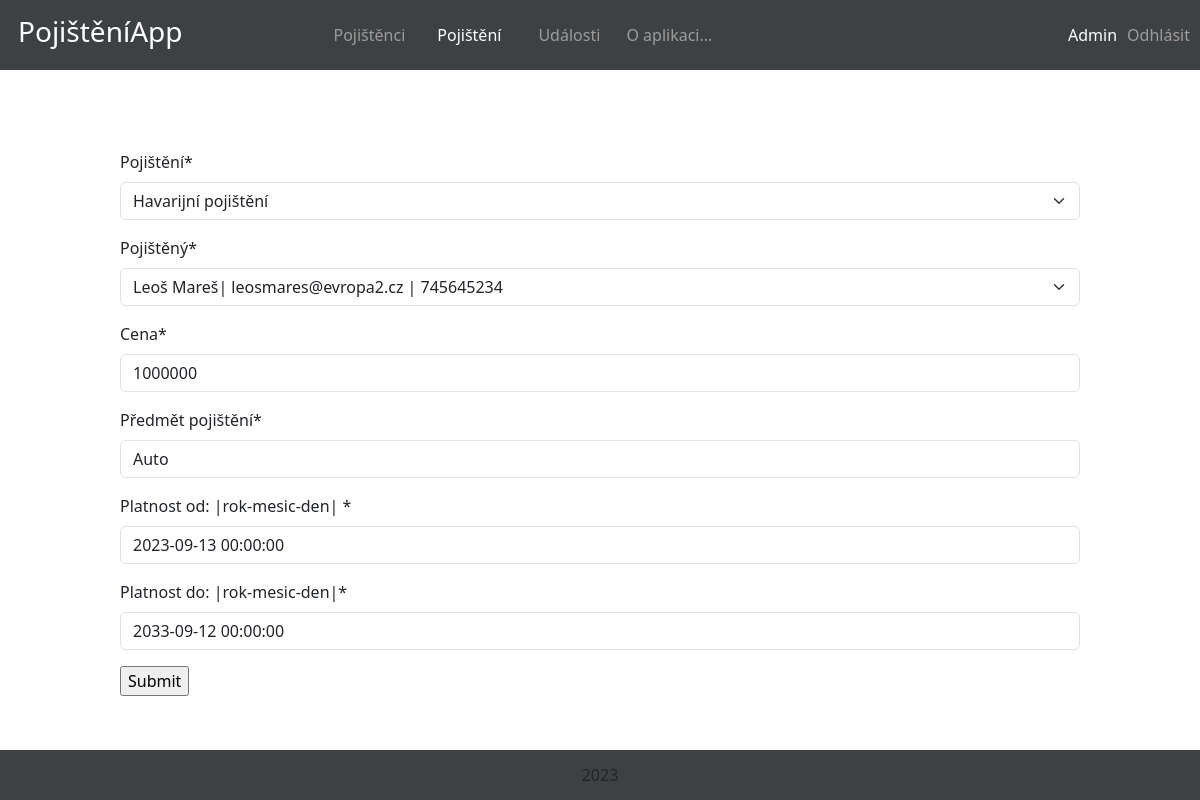
Page /pojisteni_app/24/edit_pp/ (signed in) on the committed database.
### pojisteni_app/models.py (models this page shows, shortened)
class PojisteniPojisteny(models.Model):
    pojisteni = models.ForeignKey(Pojisteni, on_delete=models.CASCADE)
    pojisteny = models.ForeignKey(Pojisteny, on_delete=models.CASCADE)
    cena = models.IntegerField(default=0)
    predmet_pojisteni = models.CharField(max_length=100)
    platnost_od = models.DateTimeField()
    platnost_do = models.DateTimeField()
    class Meta:
        verbose_name = "Pojištěný - Pojištění"
        verbose_name_plural = "Pojištěný - Pojištění"

### pojisteni_app/views.py (the view, shortened to what this page needs)
# urls.py: path("<int:pk>/edit_pp/", views.PojisteniPojistenyEdit.as_view(), name="edit_pp"),
class PojisteniPojistenyEdit(LoginRequiredMixin, generic.edit.CreateView):
    form_class = PojisteniPojistenyForm
    template_name = "pojisteni_app/pp_create.html"
    def get(self, request, pk):
        if not request.user.is_admin:
            messages.info(request, "Nemáte práva pro úpravu pojištěného.")
            return redirect("pojisteny_index")
        try:
            pojisteni_pojisteny = PojisteniPojisteny.objects.get(pk=pk)
        except:
            messages.error(request, "Toto pojištění neexistuje!")
            return redirect("pojisteny_index")
        form = self.form_class(instance=pojisteni_pojisteny)
        return render(request, self.template_name, {"form": form})

### pojisteni_app/forms.py
class PojisteniPojistenyForm(forms.ModelForm):
    class Meta:
        model = PojisteniPojisteny
        fields = ["pojisteni", "pojisteny", "cena", "predmet_pojisteni", "platnost_od", "platnost_do"]
        labels = {
            "pojisteni": "Pojištění",
            "pojisteny": "Pojištěný",
            "cena": "Cena",
            "predmet_pojisteni": "Předmět pojištění",
            "platnost_od": "Platnost od: |rok-mesic-den| ",
            "platnost_do": "Platnost do: |rok-mesic-den|",
        }

### pojisteni_app/models.py (called while the page is built)
    def __str__(self):
        return self.typ_pojisteni

    def __str__(self):
        return "{} {}| {} | {}".format(self.jmeno ,self.prijmeni, self.email, self.tel)

### pojisteni_app/templates/pojisteni_app/pp_create.html (shortened to what this page needs)
{% extends "base.html" %}
{% load crispy_forms_tags %}
{% block content %}
    <nav>
        <div class="menu">
            <div id="logo">
            <h3>PojištěníApp</h3>
            </div>
            <div class="flex_box">
                <div class="nav_item"><a href="{% url 'pojistenci_index' %}">Pojištěnci</a></div>
                <div class="nav_item"><a href="{% url 'pojisteni_index' %}" class="aktivni">Pojištění</a></div>
                <div class="nav_item"><a href="{% url 'udalosti' %}">Události</a></div>
                <div class="nav_item"><a href="{% url 'about' %}">O aplikaci...</a></div>
            </div>
            <div class="flex_box_two">
                {% if user.is_admin %}<div class="nav_item_two"> Admin </div>
                {% else %}
                <div class="nav_item_two"> {{ request.user.email }} </div>
                {% endif %}
                {% if user.is_authenticated %}<div class="nav_item_two"><a href="{% url 'logout' %}">Odhlásit</a></div>{% endif %}
            </div>
        </div>
    </nav>
    <div class="content">
<form method="POST">
    {{ form|crispy }}
    <input type="submit">
</form>
{% endblock %}

### pojisteni_app/static/css/style.css (style rules this page uses)
html, body { width: 100%; height: 100%; margin: 0; }
#logo { color: white; margin-right: 10px; height: 70px; }
nav { width: 100%; height: 70px; background-color: #3e4144; color: white; }
nav .menu { max-width: auto; margin: auto; display: flex; align-items: center; justify-content: space-between; margin-left: 18px; }
.flex_box_two { width: 100%; display: flex; justify-content: flex-end; flex-wrap: nowrap; }
.nav_item_two { height: 100px; max-width: 100%; text-align: center; line-height: 70px; vertical-align: middle; color: white; margin-right: 10px; flex: 0 0 auto; }
.flex_box_two a { text-decoration: none; color: #9C9C9A; }
.flex_box { width: 100%; height: auto !important; display: flex; justify-content: center; margin-left: 100px; }
.flex_box a { text-decoration: none; color: #9C9C9A; }
.nav_item a.aktivni { color: white !important; }
.aktivni { color: white !important; }
.nav_item { height: 100px; width: 100px; text-align: center; line-height: 70px; vertical-align: middle; color: white; }
.content { width: 80%; margin: auto; margin-top: 80px; margin-bottom: 80px; }

### rows in the picture
PojisteniPojisteny: pojisteni "Havarijní pojištění", pojisteny "Leoš Mareš| leosmares@evropa2.cz | 745645234", cena "1000000", predmet_pojisteni "Auto", platnost_od "2023-09-13 00:00:00", platnost_do "2033-09-12 00:00:00"
